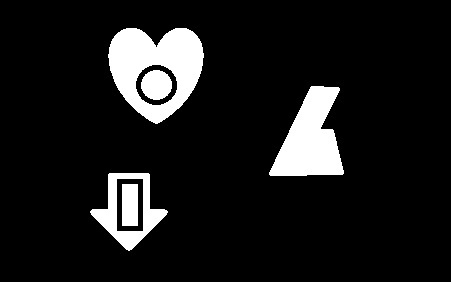
#> input picture 3_ Object_Detection_with_OpenCV/3_contour_detection/contour.jpg, 451 x 282 px
$ python 'Kontur Algılama.py'   (older library calls are emulated)
#> lines starting #> are read from the running program, lines starting #| are printed output that depends on the picture; after the words box and inside, x2 and y2 are one past the last pixel; in counts of white or black regions, pixels touching at a corner belong together
# Kontur tespiti, aynı renk veya yoğunluğa sahip tüm kesintisiz noktaları
# (sınırla birlikte) birleştirmeyi amaçlayan yöntemdir.

# Konturlar şekil analizi, nesne algılama ve tanıma için kullanılır.

import cv2
import matplotlib.pyplot as plt
import numpy as np

img = cv2.imread("contour.jpg", 0)
#> img is the input picture: shape (282, 451); min 0, max 255, mean 25.8

plt.figure()
plt.imshow(img, cmap="gray")
plt.axis("off")
plt.show()

# %% Kontur Bulma
# RETR_CCOMP
# (İç ve dış konturleri bulmayı sağlayan yapı)
# CHAIN_APPROX_SIMPLE(Yatay,dikey ve çapraz bölümleri sıkıştırarak
# yalnızca uç noktaları bırakır.)

image, contours, hierarch = cv2.findContours(
    img, mode=cv2.RETR_CCOMP, method=cv2.CHAIN_APPROX_SIMPLE)
#> contours = 495 contours, 476 with area under 20; largest, box (x1, y1, x2, y2) and area: (104, 24, 208, 128) 7428, (264, 80, 344, 176) 4808, (88, 168, 168, 256) 3798, (116, 178, 144, 232) 648, (141, 183, 144, 226) 82

# İç ve dış konturları bulma işlemi

external_contour = np.zeros(img.shape)
internal_contour = np.zeros(img.shape)

for i in range(len(contours)):

    # external
    if hierarch[0][i][3] == -1:
        # cv2.drawContours(image, contours, contourIdx, color,
        # thickness (-1) = Konturlarla sınırlanan alanı doldur.)
        cv2.drawContours(external_contour, contours, i, 255, -1)
    else:  # internal
        cv2.drawContours(internal_contour, contours, i, 255, -1)
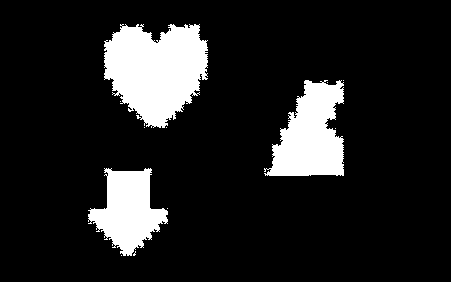
#> external_contour: shape (282, 451) float64; 13.2% white; 12 white regions (9 under 20 px), largest, box (x1, y1, x2, y2) and area: (104, 24, 208, 128) 7742, (264, 80, 344, 176) 5045, (88, 168, 168, 256) 4010
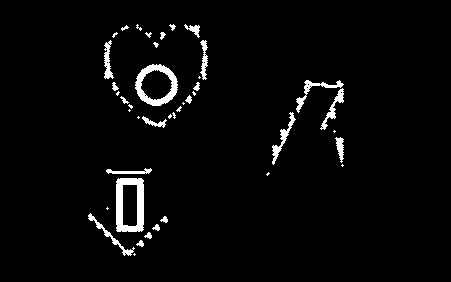
#> internal_contour: shape (282, 451) float64; 3.2% white; 42 white regions (18 under 20 px), largest, box (x1, y1, x2, y2) and area: (116, 178, 144, 232) 918, (135, 64, 178, 106) 707, (296, 80, 344, 113) 277

plt.figure()
plt.imshow(external_contour, cmap="gray")
plt.axis("off")
plt.title("External Contour")
plt.show()

plt.figure()
plt.imshow(internal_contour, cmap="gray")
plt.axis("off")
plt.title("Internal Contour")
plt.show()
